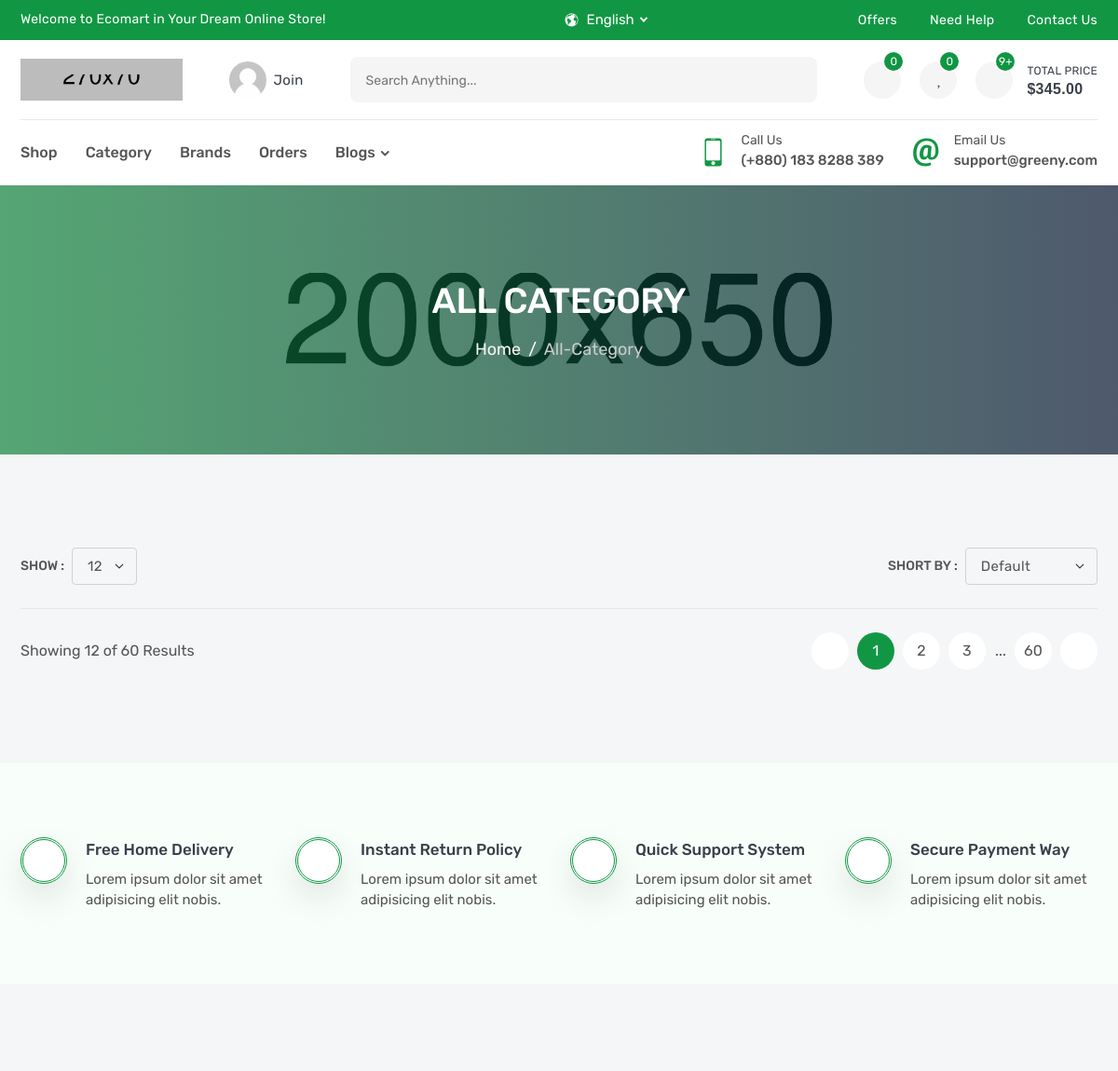
The app's page /products/category/ (upper part), older data.
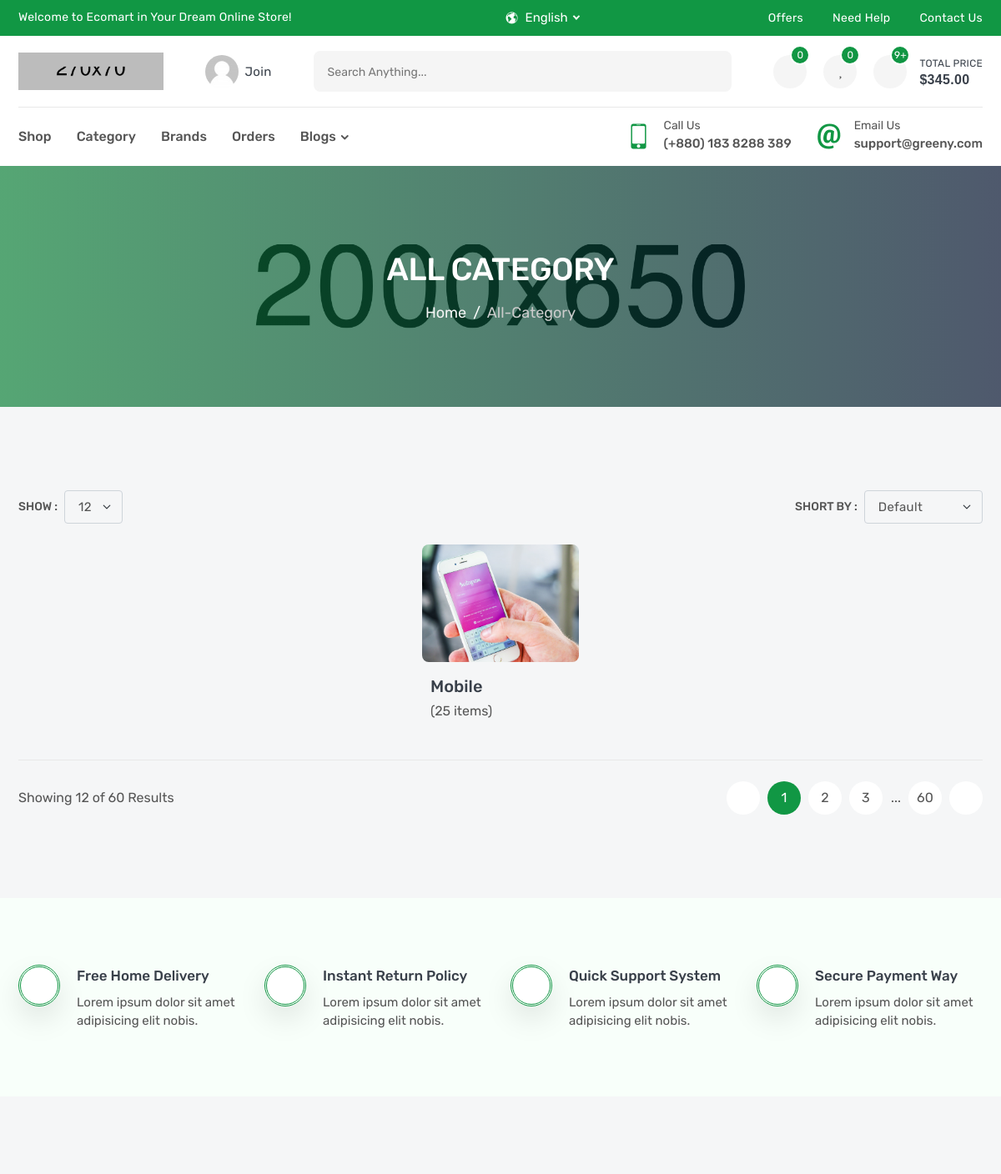
The same page, newer data.
### products/models.py (models this page shows, shortened)
class Category(models.Model):
    name = models.CharField(_('Name') , max_length=100)
    image = models.ImageField(_('Image'),upload_to='category/')
    slug = models.SlugField(null=True,blank=True)
    def __str__(self):
        return self.name

### products/views.py (the view)
# urls.py: path('category/' , CategoryList.as_view(),name='category_list'),
class CategoryList(ListView):
    model = Category

### products/templates/products/category_list.html (shortened to what this page needs)
{% extends 'base.html' %}
{% load static %}
{% block css %}
  <link rel="stylesheet" href="{% static 'css/all-category.css' %}">
{% endblock css %}
{% block body %}
        <section class="inner-section single-banner" style="background: url(images/single-banner.jpg) no-repeat center;">
            <div class="container">
                <h2>all category</h2>
                <ol class="breadcrumb">
                    <li class="breadcrumb-item"><a href="index.html">Home</a></li>
                    <li class="breadcrumb-item active" aria-current="page">all-category</li>
                </ol>
            </div>
        </section>
        <section class="inner-section">
            <div class="container">
                <div class="row">
                    <div class="col-lg-12">
                        <div class="top-filter">
                            <div class="filter-show">
                                <label class="filter-label">Show :</label>
                                <select class="form-select filter-select">
                                    <option value="1">12</option>
                                </select>
                            </div>
                            <div class="filter-short">
                                <label class="filter-label">Short by :</label>
                                <select class="form-select filter-select">
                                    <option selected>default</option>
                                </select>
                            </div>
                        </div>
                    </div>
                </div>
                <div class="row row-cols-2 row-cols-md-3 row-cols-lg-4 row-cols-xl-5 justify-content-center">
                    {% for category in object_list  %}
                      <div class="col">
                        <div class="category-wrap">
                            <div class="category-media">
                                <img src="{{category.image.url}}" alt="category">
                            </div>
                            <div class="category-meta">
                                <h4>{{category}}</h4>
                                <p>(25 items)</p>
                            </div>
                        </div>
                      </div>
                    {% endfor %}
                </div>
                <div class="row">
                    <div class="col-lg-12">
                        <div class="bottom-paginate">
                            <p class="page-info">Showing 12 of 60 Results</p>
                            <ul class="pagination">
                                <li class="page-item">
                                    <a class="page-link" href="#">
                                        <i class="fas fa-long-arrow-alt-left"></i>
                                    </a>
                                </li>
                                <li class="page-item"><a class="page-link active" href="#">1</a></li>
                                <li class="page-item"><a class="page-link" href="#">2</a></li>
                                <li class="page-item"><a class="page-link" href="#">3</a></li>
                                <li class="page-item">...</li>
                                <li class="page-item"><a class="page-link" href="#">60</a></li>
                                <li class="page-item">
                                    <a class="page-link" href="#">
                                        <i class="fas fa-long-arrow-alt-right"></i>
                                    </a>
                                </li>
                            </ul>
                        </div>
                    </div>
                </div>
            </div>
        </section>
        {% endblock body %}

Row changes from the older to the newer data that the page shows:
added Category: image (picture), name "Mobile"
